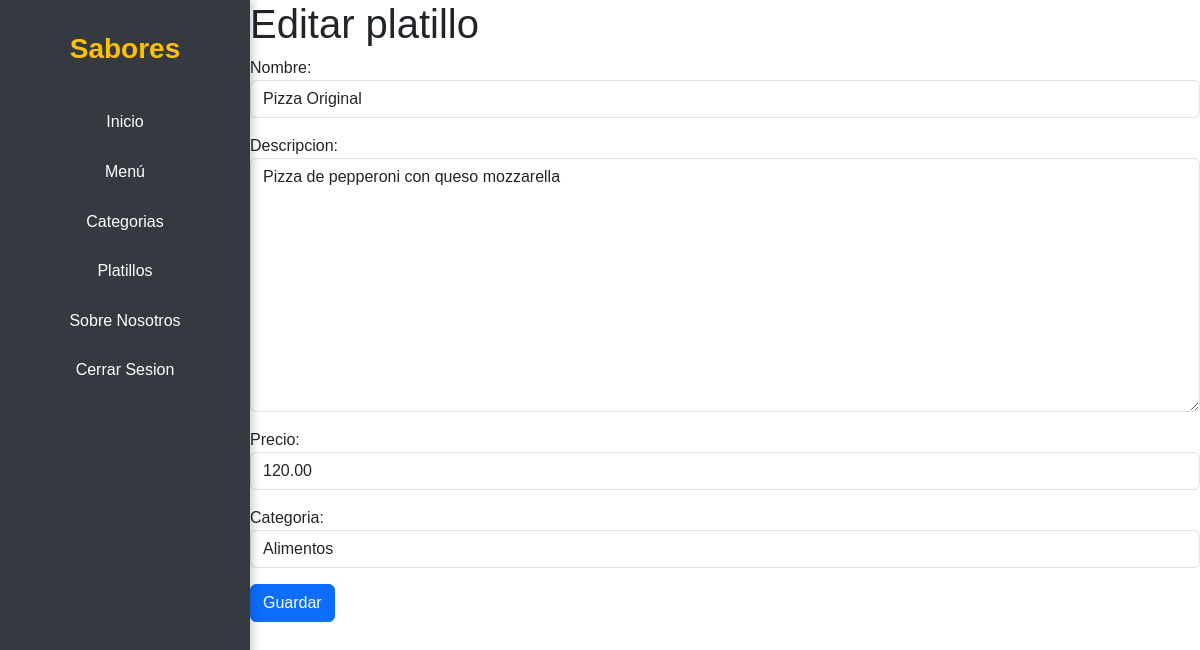
Page /platillos/platillos/1/edit/ (signed in) on the committed database.
### apps/platillos/models.py (models this page shows, shortened)
class Platillo(models.Model):
    nombre = models.CharField(max_length=200)
    descripcion = models.TextField()
    precio = models.DecimalField(max_digits=10, decimal_places=2)
    categoria = models.ForeignKey(Categoria, on_delete=models.CASCADE, related_name='platillos')

class Categoria(models.Model):
    nombre = models.CharField(max_length=100)
    def __str__(self):
        return self.nombre

### apps/platillos/views.py (the view)
# urls.py: path('platillos/<int:pk>/edit/', views.PlatilloUpdateView.as_view(), name='platillos_edit'),
class PlatilloUpdateView(LoginRequiredMixin, UpdateView):
    model = Platillo
    form_class = PlatilloForm
    template_name = 'platillos/platillos_edit_form.html'
    success_url = '/platillos/platillos/'

### apps/platillos/forms.py
class PlatilloForm(forms.ModelForm):
    class Meta:
        model = Platillo
        fields = ['nombre', 'descripcion', 'precio', 'categoria']
        widgets = {
            'nombre': forms.TextInput(attrs={'class': 'form-control', 'placeholder': 'Ingrese el nombre del platillo'}),
            'descripcion': forms.Textarea(attrs={'class': 'form-control', 'placeholder': 'Ingrese la descripción del platillo'}),
            'precio': forms.NumberInput(attrs={'class': 'form-control', 'placeholder': 'Ingrese el precio del platillo'}),
            'categoria': forms.Select(attrs={'class': 'form-control'})
        }

### templates/platillos/platillos_edit_form.html (shortened to what this page needs)
{% extends 'main/base.html' %}
{% block content %}
<h1>Editar platillo</h1>
<form action="{% url 'platillos:platillos_edit' form.instance.pk %}" method="post">
    {{ form.as_p }}
    <button type="submit" class="btn btn-primary">Guardar</button>
</form>
{% endblock %}

### templates/main/base.html (style rules this page uses)
body { font-family: 'Arial', sans-serif; margin-left: 250px; }

### rows in the picture
Platillo: nombre "Pizza Original", descripcion "Pizza de pepperoni con queso mozzarella", precio "120.00", categoria "Alimentos"
